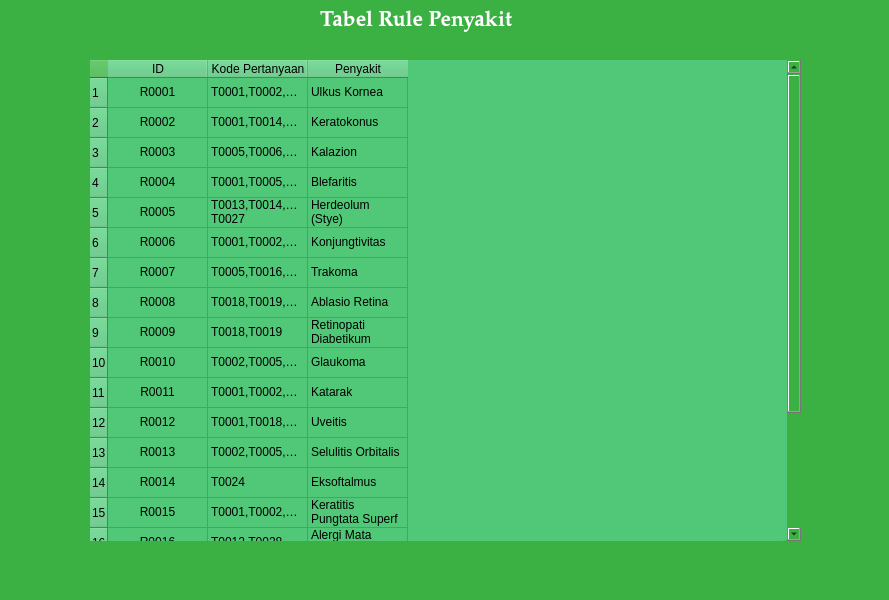
<?xml version="1.0" encoding="UTF-8"?>
<ui version="4.0">
 <class>MainWindow</class>
 <widget class="QMainWindow" name="MainWindow">
  <property name="geometry">
   <rect>
    <x>0</x>
    <y>0</y>
    <width>889</width>
    <height>600</height>
   </rect>
  </property>
  <property name="windowTitle">
   <string>MainWindow</string>
  </property>
  <property name="styleSheet">
   <string notr="true">background : #3BB143;</string>
  </property>
  <widget class="QWidget" name="centralwidget">
   <widget class="QTableWidget" name="tableWidget">
    <property name="geometry">
     <rect>
      <x>90</x>
      <y>60</y>
      <width>711</width>
      <height>481</height>
     </rect>
    </property>
    <property name="minimumSize">
     <size>
      <width>0</width>
      <height>0</height>
     </size>
    </property>
    <property name="maximumSize">
     <size>
      <width>16777215</width>
      <height>16777215</height>
     </size>
    </property>
    <property name="styleSheet">
     <string notr="true">background : #50C878;
border-radius : 20px;
color : #000000;</string>
    </property>
    <property name="verticalScrollBarPolicy">
     <enum>Qt::ScrollBarAlwaysOn</enum>
    </property>
    <property name="horizontalScrollBarPolicy">
     <enum>Qt::ScrollBarAsNeeded</enum>
    </property>
    <property name="sizeAdjustPolicy">
     <enum>QAbstractScrollArea::AdjustToContents</enum>
    </property>
    <row>
     <property name="text">
      <string>1</string>
     </property>
    </row>
    <row>
     <property name="text">
      <string>2</string>
     </property>
    </row>
    <row>
     <property name="text">
      <string>3</string>
     </property>
    </row>
    <row>
     <property name="text">
      <string>4</string>
     </property>
    </row>
    <row>
     <property name="text">
      <string>5</string>
     </property>
    </row>
    <row>
     <property name="text">
      <string>6</string>
     </property>
    </row>
    <row>
     <property name="text">
      <string>7</string>
     </property>
    </row>
    <row>
     <property name="text">
      <string>8</string>
     </property>
    </row>
    <row>
     <property name="text">
      <string>9</string>
     </property>
    </row>
    <row>
     <property name="text">
      <string>10</string>
     </property>
    </row>
    <row>
     <property name="text">
      <string>11</string>
     </property>
    </row>
    <row>
     <property name="text">
      <string>12</string>
     </property>
    </row>
    <row>
     <property name="text">
      <string>13</string>
     </property>
    </row>
    <row>
     <property name="text">
      <string>14</string>
     </property>
    </row>
    <row>
     <property name="text">
      <string>15</string>
     </property>
    </row>
    <row>
     <property name="text">
      <string>16</string>
     </property>
    </row>
    <row>
     <property name="text">
      <string>17</string>
     </property>
    </row>
    <row>
     <property name="text">
      <string>18</string>
     </property>
    </row>
    <row>
     <property name="text">
      <string>19</string>
     </property>
    </row>
    <row>
     <property name="text">
      <string>20</string>
     </property>
    </row>
    <column>
     <property name="text">
      <string>ID</string>
     </property>
    </column>
    <column>
     <property name="text">
      <string>Kode Pertanyaan</string>
     </property>
    </column>
    <column>
     <property name="text">
      <string>Penyakit</string>
     </property>
    </column>
    <item row="0" column="0">
     <property name="text">
      <string>R0001</string>
     </property>
     <property name="textAlignment">
      <set>AlignCenter</set>
     </property>
    </item>
    <item row="0" column="1">
     <property name="text">
      <string>T0001,T0002,T0003,T0004,T0014,T0027,T0028,T0034</string>
     </property>
    </item>
    <item row="0" column="2">
     <property name="text">
      <string>Ulkus Kornea</string>
     </property>
    </item>
    <item row="1" column="0">
     <property name="text">
      <string>R0002</string>
     </property>
     <property name="textAlignment">
      <set>AlignCenter</set>
     </property>
    </item>
    <item row="1" column="1">
     <property name="text">
      <string>T0001,T0014,T0018,T0021</string>
     </property>
    </item>
    <item row="1" column="2">
     <property name="text">
      <string>Keratokonus</string>
     </property>
    </item>
    <item row="2" column="0">
     <property name="text">
      <string>R0003</string>
     </property>
     <property name="textAlignment">
      <set>AlignCenter</set>
     </property>
    </item>
    <item row="2" column="1">
     <property name="text">
      <string>T0005,T0006,T0007,T0008</string>
     </property>
    </item>
    <item row="2" column="2">
     <property name="text">
      <string>Kalazion</string>
     </property>
    </item>
    <item row="3" column="0">
     <property name="text">
      <string>R0004</string>
     </property>
     <property name="textAlignment">
      <set>AlignCenter</set>
     </property>
    </item>
    <item row="3" column="1">
     <property name="text">
      <string>T0001,T0005,T0009,T0010,T0011,T0012,T0027,T0028</string>
     </property>
    </item>
    <item row="3" column="2">
     <property name="text">
      <string>Blefaritis</string>
     </property>
    </item>
    <item row="4" column="0">
     <property name="text">
      <string>R0005</string>
     </property>
     <property name="textAlignment">
      <set>AlignCenter</set>
     </property>
    </item>
    <item row="4" column="1">
     <property name="text">
      <string>T0013,T0014,T0015, T0027</string>
     </property>
    </item>
    <item row="4" column="2">
     <property name="text">
      <string>Herdeolum (Stye)</string>
     </property>
    </item>
    <item row="5" column="0">
     <property name="text">
      <string>R0006</string>
     </property>
     <property name="textAlignment">
      <set>AlignCenter</set>
     </property>
    </item>
    <item row="5" column="1">
     <property name="text">
      <string>T0001,T0002,T0012,T0014,T0028</string>
     </property>
    </item>
    <item row="5" column="2">
     <property name="text">
      <string>Konjungtivitas</string>
     </property>
    </item>
    <item row="6" column="0">
     <property name="text">
      <string>R0007</string>
     </property>
     <property name="textAlignment">
      <set>AlignCenter</set>
     </property>
    </item>
    <item row="6" column="1">
     <property name="text">
      <string>T0005,T0016,T0017</string>
     </property>
    </item>
    <item row="6" column="2">
     <property name="text">
      <string>Trakoma</string>
     </property>
    </item>
    <item row="7" column="0">
     <property name="text">
      <string>R0008</string>
     </property>
     <property name="textAlignment">
      <set>AlignCenter</set>
     </property>
    </item>
    <item row="7" column="1">
     <property name="text">
      <string>T0018,T0019,T0020</string>
     </property>
    </item>
    <item row="7" column="2">
     <property name="text">
      <string>Ablasio Retina</string>
     </property>
    </item>
    <item row="8" column="0">
     <property name="text">
      <string>R0009</string>
     </property>
     <property name="textAlignment">
      <set>AlignCenter</set>
     </property>
    </item>
    <item row="8" column="1">
     <property name="text">
      <string>T0018,T0019</string>
     </property>
    </item>
    <item row="8" column="2">
     <property name="text">
      <string>Retinopati Diabetikum</string>
     </property>
    </item>
    <item row="9" column="0">
     <property name="text">
      <string>R0010</string>
     </property>
     <property name="textAlignment">
      <set>AlignCenter</set>
     </property>
    </item>
    <item row="9" column="1">
     <property name="text">
      <string>T0002,T0005,T0014,T0027,T0035,T0043,T0044</string>
     </property>
    </item>
    <item row="9" column="2">
     <property name="text">
      <string>Glaukoma </string>
     </property>
    </item>
    <item row="10" column="0">
     <property name="text">
      <string>R0011</string>
     </property>
     <property name="textAlignment">
      <set>AlignCenter</set>
     </property>
    </item>
    <item row="10" column="1">
     <property name="text">
      <string>T0001,T0002,T0021,T0022</string>
     </property>
    </item>
    <item row="10" column="2">
     <property name="text">
      <string>Katarak</string>
     </property>
    </item>
    <item row="11" column="0">
     <property name="text">
      <string>R0012</string>
     </property>
     <property name="textAlignment">
      <set>AlignCenter</set>
     </property>
    </item>
    <item row="11" column="1">
     <property name="text">
      <string>T0001,T0018,T0023</string>
     </property>
    </item>
    <item row="11" column="2">
     <property name="text">
      <string>Uveitis</string>
     </property>
    </item>
    <item row="12" column="0">
     <property name="text">
      <string>R0013</string>
     </property>
     <property name="textAlignment">
      <set>AlignCenter</set>
     </property>
    </item>
    <item row="12" column="1">
     <property name="text">
      <string>T0002,T0005,T0025,T0026</string>
     </property>
    </item>
    <item row="12" column="2">
     <property name="text">
      <string>Selulitis Orbitalis</string>
     </property>
    </item>
    <item row="13" column="0">
     <property name="text">
      <string>R0014</string>
     </property>
     <property name="textAlignment">
      <set>AlignCenter</set>
     </property>
    </item>
    <item row="13" column="1">
     <property name="text">
      <string>T0024</string>
     </property>
    </item>
    <item row="13" column="2">
     <property name="text">
      <string>Eksoftalmus</string>
     </property>
    </item>
    <item row="14" column="0">
     <property name="text">
      <string>R0015</string>
     </property>
     <property name="textAlignment">
      <set>AlignCenter</set>
     </property>
    </item>
    <item row="14" column="1">
     <property name="text">
      <string>T0001,T0002,T0014,T0018,T0027,T0028,T0029</string>
     </property>
    </item>
    <item row="14" column="2">
     <property name="text">
      <string>Keratitis Pungtata Superf</string>
     </property>
    </item>
    <item row="15" column="0">
     <property name="text">
      <string>R0016</string>
     </property>
     <property name="textAlignment">
      <set>AlignCenter</set>
     </property>
    </item>
    <item row="15" column="1">
     <property name="text">
      <string>T0012,T0028,T0030,T0031</string>
     </property>
    </item>
    <item row="15" column="2">
     <property name="text">
      <string>Alergi Mata Merah
</string>
     </property>
    </item>
    <item row="16" column="0">
     <property name="text">
      <string>R0017</string>
     </property>
     <property name="textAlignment">
      <set>AlignCenter</set>
     </property>
    </item>
    <item row="16" column="1">
     <property name="text">
      <string>T0001,T0002,T0023,T0034</string>
     </property>
    </item>
    <item row="16" column="2">
     <property name="text">
      <string>Endoftalmitis</string>
     </property>
    </item>
    <item row="17" column="0">
     <property name="text">
      <string>R0018</string>
     </property>
     <property name="textAlignment">
      <set>AlignCenter</set>
     </property>
    </item>
    <item row="17" column="1">
     <property name="text">
      <string>T0025,T0035,T0036,T0037</string>
     </property>
    </item>
    <item row="17" column="2">
     <property name="text">
      <string>Trombosis Sinus Kavernosu</string>
     </property>
    </item>
    <item row="18" column="0">
     <property name="text">
      <string>R0019</string>
     </property>
     <property name="textAlignment">
      <set>AlignCenter</set>
     </property>
    </item>
    <item row="18" column="1">
     <property name="text">
      <string>T0038,T0039</string>
     </property>
    </item>
    <item row="18" column="2">
     <property name="text">
      <string>Optic Neuritis</string>
     </property>
    </item>
    <item row="19" column="0">
     <property name="text">
      <string>R0020</string>
     </property>
     <property name="textAlignment">
      <set>AlignCenter</set>
     </property>
    </item>
    <item row="19" column="1">
     <property name="text">
      <string>T0014,T0025,T0027,T0040,T0041</string>
     </property>
    </item>
    <item row="19" column="2">
     <property name="text">
      <string>Dakriotitis</string>
     </property>
    </item>
   </widget>
   <widget class="QLabel" name="label">
    <property name="geometry">
     <rect>
      <x>320</x>
      <y>0</y>
      <width>261</width>
      <height>41</height>
     </rect>
    </property>
    <property name="font">
     <font>
      <family>Palatino Linotype</family>
      <pointsize>16</pointsize>
      <weight>75</weight>
      <bold>true</bold>
     </font>
    </property>
    <property name="styleSheet">
     <string notr="true">color : #fff
</string>
    </property>
    <property name="text">
     <string>Tabel Rule Penyakit</string>
    </property>
   </widget>
  </widget>
  <widget class="QMenuBar" name="menubar">
   <property name="geometry">
    <rect>
     <x>0</x>
     <y>0</y>
     <width>889</width>
     <height>26</height>
    </rect>
   </property>
  </widget>
  <widget class="QStatusBar" name="statusbar"/>
 </widget>
 <resources/>
 <connections/>
</ui>
